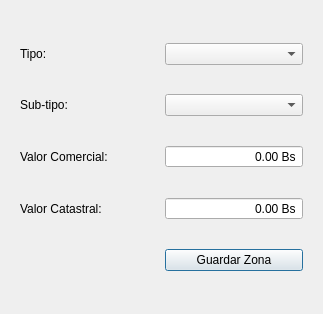
<?xml version="1.0" encoding="UTF-8"?>
<ui version="4.0">
 <class>Dialog</class>
 <widget class="QDialog" name="Dialog">
  <property name="geometry">
   <rect>
    <x>0</x>
    <y>0</y>
    <width>323</width>
    <height>314</height>
   </rect>
  </property>
  <property name="sizePolicy">
   <sizepolicy hsizetype="Fixed" vsizetype="Fixed">
    <horstretch>0</horstretch>
    <verstretch>0</verstretch>
   </sizepolicy>
  </property>
  <property name="windowTitle">
   <string>Dialog</string>
  </property>
  <layout class="QGridLayout" name="gridLayout_4">
   <item row="0" column="0" colspan="2">
    <widget class="QWidget" name="gridWidget" native="true">
     <layout class="QGridLayout" name="gridLayout">
      <item row="0" column="1">
       <widget class="QComboBox" name="comboBox"/>
      </item>
      <item row="1" column="0">
       <widget class="QLabel" name="label_2">
        <property name="text">
         <string>Sub-tipo:</string>
        </property>
       </widget>
      </item>
      <item row="1" column="1">
       <widget class="QComboBox" name="comboBox_2"/>
      </item>
      <item row="0" column="0">
       <widget class="QLabel" name="label">
        <property name="text">
         <string>Tipo:</string>
        </property>
       </widget>
      </item>
      <item row="4" column="0">
       <widget class="QLabel" name="label_4">
        <property name="text">
         <string>Valor Catastral:</string>
        </property>
       </widget>
      </item>
      <item row="2" column="0">
       <widget class="QLabel" name="label_3">
        <property name="text">
         <string>Valor Comercial:</string>
        </property>
       </widget>
      </item>
      <item row="5" column="1">
       <widget class="QPushButton" name="pushButton">
        <property name="text">
         <string>Guardar Zona</string>
        </property>
       </widget>
      </item>
      <item row="2" column="1">
       <widget class="QDoubleSpinBox" name="doubleSpinBox">
        <property name="alignment">
         <set>Qt::AlignRight|Qt::AlignTrailing|Qt::AlignVCenter</set>
        </property>
        <property name="buttonSymbols">
         <enum>QAbstractSpinBox::NoButtons</enum>
        </property>
        <property name="suffix">
         <string> Bs</string>
        </property>
        <property name="maximum">
         <double>1000000.000000000000000</double>
        </property>
       </widget>
      </item>
      <item row="4" column="1">
       <widget class="QDoubleSpinBox" name="doubleSpinBox_2">
        <property name="alignment">
         <set>Qt::AlignRight|Qt::AlignTrailing|Qt::AlignVCenter</set>
        </property>
        <property name="buttonSymbols">
         <enum>QAbstractSpinBox::NoButtons</enum>
        </property>
        <property name="suffix">
         <string> Bs</string>
        </property>
        <property name="maximum">
         <double>1000000.000000000000000</double>
        </property>
       </widget>
      </item>
     </layout>
    </widget>
   </item>
  </layout>
 </widget>
 <resources/>
 <connections/>
</ui>
